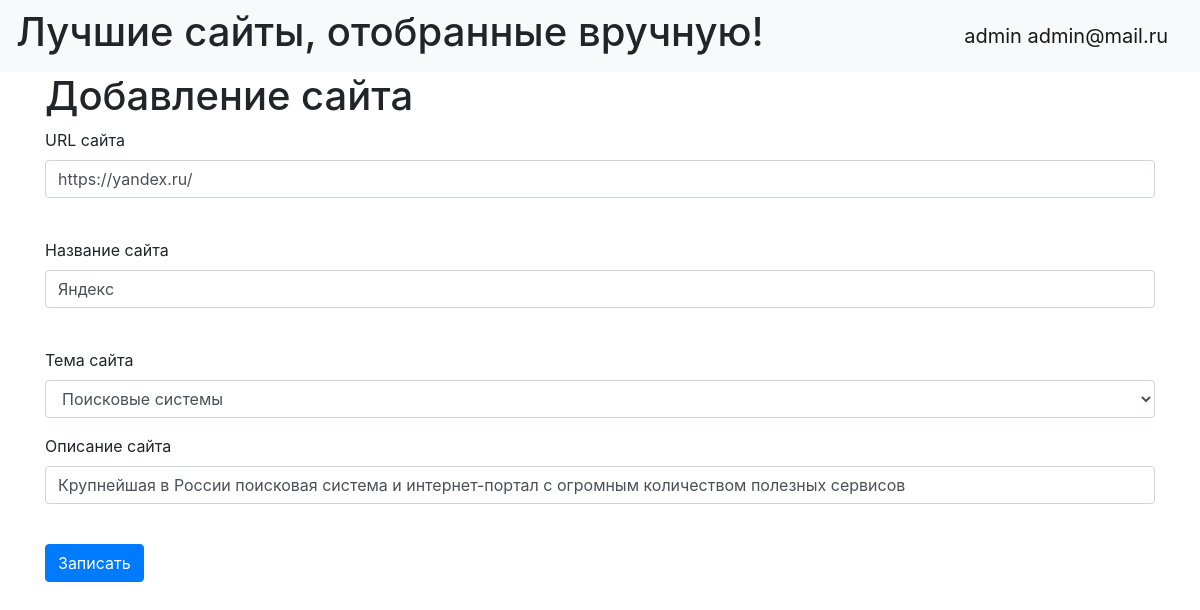
The app's page /site/1 (signed in) with its own data.
### data/users.py (models this page shows, shortened)
class User(SqlAlchemyBase, UserMixin):
    __tablename__ = 'users'
    id = sqlalchemy.Column(sqlalchemy.Integer, primary_key=True, autoincrement=True)
    user_login = sqlalchemy.Column(sqlalchemy.String, nullable=False, unique=True)
    email = sqlalchemy.Column(sqlalchemy.String, nullable=False, unique=True)
    hashed_password = sqlalchemy.Column(sqlalchemy.String, nullable=True)
    age = sqlalchemy.Column(sqlalchemy.Integer, nullable=False)
    registration_date = sqlalchemy.Column(sqlalchemy.DateTime, default=datetime.datetime.now)
    topic = orm.relation("Topic", back_populates='user')
    site = orm.relation("Site", back_populates='user')

### data/sites.py (models this page shows, shortened)
class Site(SqlAlchemyBase):
    __tablename__ = 'sites'
    id = sqlalchemy.Column(sqlalchemy.Integer, primary_key=True, autoincrement=True)
    id_user = sqlalchemy.Column(sqlalchemy.Integer, sqlalchemy.ForeignKey("users.id"))
    site_address = sqlalchemy.Column(sqlalchemy.String, nullable=False)
    site_name = sqlalchemy.Column(sqlalchemy.String, nullable=False)
    id_topic = sqlalchemy.Column(sqlalchemy.Integer, sqlalchemy.ForeignKey("topics.id"))
    date_added = sqlalchemy.Column(sqlalchemy.DateTime, default=datetime.datetime.now)
    site_description = sqlalchemy.Column(sqlalchemy.String)
    topic = orm.relation('Topic')
    user = orm.relation('User')

### main.py (the view, shortened to what this page needs)
    @app.route('/site/<int:id>', methods=['GET', 'POST'])
    @login_required
    def site_edit(id):
        form = AddSiteForm()
        if request.method == "GET":
            session = db_session.create_session()
            sites = session.query(Site).filter((Site.id == id)).first()
            if sites:
                form.site_address.data = sites.site_address
                form.site_name.data = sites.site_name
                form.id_topic.data = sites.id_topic
                form.site_description.data = sites.site_description
            else:
                abort(404)
        session = db_session.create_session()
        if current_user.is_authenticated:
            topics = session.query(Topic).filter(Topic.user_id.in_([1, current_user.id]))
        else:
            topics = session.query(Topic).filter(Topic.user_id == 1)
        list_topics = sorted([p for p in topics], key=lambda q: q.topic_title)
        return render_template('add_site.html', title='Редактирование сайта', form=form, list_topics=list_topics,
                               nid=sites.id_topic)

### data/add_site.py
class AddSiteForm(FlaskForm):
    site_address = StringField('URL сайта', validators=[DataRequired()])
    site_name = StringField('Название сайта', validators=[DataRequired()])
    id_topic = IntegerField('Тема сайта')
    site_description = StringField('Описание сайта', validators=[DataRequired()])
    submit = SubmitField('Записать')

### data/db_session.py (called while the page is built)
def create_session() -> Session:
    global __factory
    return __factory()

### templates/add_site.html (shortened to what this page needs)
{% extends "base.html" %}
{% block content %}
<h1>Добавление сайта</h1>
<form action="" method="post">
    <p>
        {{ form.site_address.label }}<br>
        {{ form.site_address(class="form-control") }}<br>
    </p>
    <p>
        {{ form.site_name.label }}<br>
        {{ form.site_name(class="form-control") }}<br>
    </p>
    <p>
        {{ form.id_topic.label }}<br>
        <select name="id_topic" class="form-control">
            {% for p in list_topics %}
                {% if nid == p.id %}
                    <option selected value="{{ p.id }}">{{ p.topic_title }}</option>
                {% else %}
                    <option value="{{ p.id }}">{{ p.topic_title }}</option>
                {% endif %}
            {% endfor %}
        </select>
    </p>
    <p>
        {{ form.site_description.label }}<br>
        {{ form.site_description(class="form-control") }}<br>
    </p>
    <p>{{ form.submit(type="submit", class="btn btn-primary") }}</p>
</form>
{% endblock %}

### templates/base.html (shortened to what this page needs)
<!DOCTYPE html>
<html lang="en">
<head>
    <link rel="stylesheet" href="https://stackpath.bootstrapcdn.com/bootstrap/4.4.1/css/bootstrap.min.css"
>
    <link rel="stylesheet" type="text/css" href="../static/css/style.css"/>
</head>
<body>
<header>
    <nav class="navbar navbar-light bg-light">
        <h1>Лучшие сайты, отобранные вручную!</h1>
        {% if current_user.is_authenticated %}
        <a class="navbar-brand" href="/logout">{{ current_user.user_login }} {{ current_user.email }}</a>
        {% else %}
        <p>
            <a class="btn btn-primary " href="/register">Зарегистрироваться</a>
            <a class="btn btn-success" href="/login">Войти</a>
        </p>
        {% endif %}
    </nav>
</header>
<main role="main" class="container">
    {% block content %}{% endblock %}
</main>
</body>
</html>

### static/css/style.css (style rules this page uses)
p { font-size: 12pt; }

### records on screen
User: user_login "admin", email "admin@mail.ru"
Site: site_address "https://yandex.ru/", site_name "Яндекс", site_description "Крупнейшая в России поисковая система и интернет-портал с огромным количеством полезных сервисов"

### other values on screen
form field id_topic "Поисковые системы"
